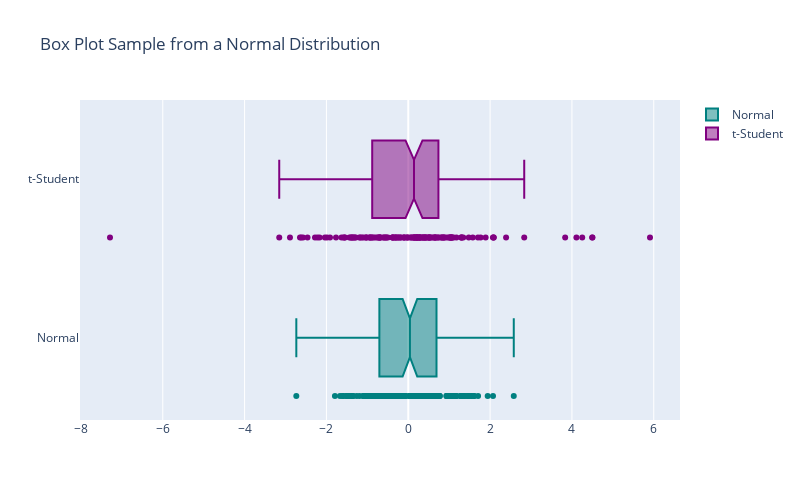

This figure's notebook cell:
### Code cell
fig = go.Figure()

colors = ['teal', 'purple']
for l, cl in zip(df['Label'].unique(), colors):
    subdata = df[df.Label==l]
    
    fig.add_trace(go.Box(x=subdata["Data"], 
                        jitter=0.0,
                        notched=True, 
                        boxpoints="all",
                        name=l,
                        marker_color=cl, 
                        ))
fig.update_layout(title='Box Plot Sample from a Normal Distribution', 
                  height = 500, width = 800,)

### Figure 1 — Plotly figure (JSON) as saved in the notebook; plotly's stock layout.template omitted (floating-point values rounded to 4 significant figures; data arrays with more than 128 entries replaced by an {"elided": "..."} marker saying what was removed)
{"data": [{"boxpoints": "all", "jitter": 0, "marker": {"color": "teal"}, "name": "Normal", "notched": true, "type": "box", "x": {"elided": "150 float values"}}, {"boxpoints": "all", "jitter": 0, "marker": {"color": "purple"}, "name": "t-Student", "notched": true, "type": "box", "x": {"elided": "150 float values"}}], "layout": {"height": 500, "title": {"text": "Box Plot Sample from a Normal Distribution"}, "width": 800}}
